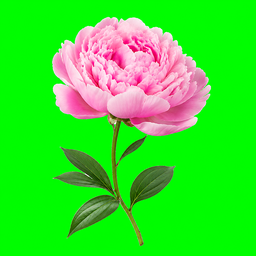
#> input picture examples/cutout-source.png, 256 x 256 px, shrunk from 1024 x 1024 before the run
$ python remove_chroma_key.py --input ../examples/cutout-source.png --out out.png
#> lines starting #> are read from the running program, lines starting #| are printed output that depends on the picture
#!/usr/bin/env python3
"""Remove a solid chroma-key background from an image.

This helper supports the imagegen skill's transparent-image workflow:
generate an image on a flat key color, then convert that key color to alpha.
"""

# imagegen · by Marc (marcyy.me)

from __future__ import annotations

import argparse
from io import BytesIO
from pathlib import Path
import re
from statistics import median
import sys
from typing import Tuple


Color = Tuple[int, int, int]
KEY_DOMINANCE_THRESHOLD = 16.0
ALPHA_NOISE_FLOOR = 8


def _die(message: str, code: int = 1) -> None:
    print(f"Error: {message}", file=sys.stderr)
    raise SystemExit(code)


# [7 lines left out: function _dependency_hint, not called in this run]


def _load_pillow():
    try:
        from PIL import Image, ImageFilter
    except ImportError:
        _die(f"Pillow is required for chroma-key removal. {_dependency_hint('pillow')}")
    return Image, ImageFilter


def _parse_key_color(raw: str) -> Color:
    value = raw.strip()
    match = re.fullmatch(r"#?([0-9a-fA-F]{6})", value)
    if not match:
        _die("key color must be a hex RGB value like #00ff00.")
    hex_value = match.group(1)
    return (
        int(hex_value[0:2], 16),
        int(hex_value[2:4], 16),
        int(hex_value[4:6], 16),
    )


def _validate_args(args: argparse.Namespace) -> None:
    if args.tolerance < 0 or args.tolerance > 255:
        _die("--tolerance must be between 0 and 255.")
    if args.transparent_threshold < 0 or args.transparent_threshold > 255:
        _die("--transparent-threshold must be between 0 and 255.")
    if args.opaque_threshold < 0 or args.opaque_threshold > 255:
        _die("--opaque-threshold must be between 0 and 255.")
    if args.soft_matte and args.transparent_threshold >= args.opaque_threshold:
        _die("--transparent-threshold must be lower than --opaque-threshold.")
    if args.edge_feather < 0 or args.edge_feather > 64:
        _die("--edge-feather must be between 0 and 64.")
    if args.edge_contract < 0 or args.edge_contract > 16:
        _die("--edge-contract must be between 0 and 16.")

    src = Path(args.input)
    if not src.exists():
        _die(f"Input image not found: {src}")

    out = Path(args.out)
    if out.exists() and not args.force:
        _die(f"Output already exists: {out} (use --force to overwrite)")

    if out.suffix.lower() not in {".png", ".webp"}:
        _die("--out must end in .png or .webp so the alpha channel is preserved.")


def _channel_distance(a: Color, b: Color) -> int:
    return max(abs(a[0] - b[0]), abs(a[1] - b[1]), abs(a[2] - b[2]))


def _clamp_channel(value: float) -> int:
    return max(0, min(255, int(round(value))))


def _smoothstep(value: float) -> float:
    value = max(0.0, min(1.0, value))
    return value * value * (3.0 - 2.0 * value)


# [31 lines left out: functions _soft_alpha, _dominance_alpha, not called in this run]


def _spill_channels(key: Color) -> list[int]:
    key_max = max(key)
    if key_max < 128:
        return []
    return [idx for idx, value in enumerate(key) if value >= key_max - 16 and value >= 128]


def _key_channel_dominance(rgb: Color, key: Color) -> float:
    spill_channels = _spill_channels(key)
    if not spill_channels:
        return 0.0

    channels = [float(value) for value in rgb]
    non_spill = [idx for idx in range(3) if idx not in spill_channels]
    key_strength = (
        min(channels[idx] for idx in spill_channels)
        if len(spill_channels) > 1
        else channels[spill_channels[0]]
    )
    non_key_strength = max((channels[idx] for idx in non_spill), default=0.0)
    return key_strength - non_key_strength


def _looks_key_colored(rgb: Color, key: Color, distance: int) -> bool:
    if distance <= 32:
        return True

    spill_channels = _spill_channels(key)
    if not spill_channels:
        return True

    return _key_channel_dominance(rgb, key) >= KEY_DOMINANCE_THRESHOLD


# [22 lines left out: function _cleanup_spill, not called in this run]


def _apply_alpha_to_image(
    image,
    *,
    key: Color,
    tolerance: int,
    spill_cleanup: bool,
    soft_matte: bool,
    transparent_threshold: float,
    opaque_threshold: float,
) -> int:
    pixels = image.load()
    width, height = image.size
    transparent = 0

    for y in range(height):
        for x in range(width):
            red, green, blue, alpha = pixels[x, y]
            rgb = (red, green, blue)
            distance = _channel_distance(rgb, key)
            key_like = _looks_key_colored(rgb, key, distance)
            output_alpha = (
                min(
                    _soft_alpha(distance, transparent_threshold, opaque_threshold),
                    _dominance_alpha(rgb, key),
                )
                if soft_matte and key_like
                else (0 if distance <= tolerance else 255)
            )
            output_alpha = int(round(output_alpha * (alpha / 255.0)))
            if 0 < output_alpha <= ALPHA_NOISE_FLOOR:
                output_alpha = 0

            if output_alpha == 0:
                pixels[x, y] = (0, 0, 0, 0)
                transparent += 1
                continue

            if spill_cleanup and key_like:
                red, green, blue = _cleanup_spill(rgb, key, output_alpha)
            pixels[x, y] = (red, green, blue, output_alpha)

    return transparent


def _contract_alpha(image, pixels: int):
    if pixels == 0:
        return image

    _, ImageFilter = _load_pillow()
    alpha = image.getchannel("A")
    for _ in range(pixels):
        alpha = alpha.filter(ImageFilter.MinFilter(3))
    image.putalpha(alpha)
    return image


def _apply_edge_feather(image, radius: float):
    if radius == 0:
        return image

    _, ImageFilter = _load_pillow()
    alpha = image.getchannel("A")
    alpha = alpha.filter(ImageFilter.GaussianBlur(radius=radius))
    image.putalpha(alpha)
    return image


def _encode_image(image, output_format: str) -> bytes:
    out = BytesIO()
    image.save(out, format=output_format.upper())
    return out.getvalue()


def _alpha_counts(image) -> tuple[int, int, int]:
    pixels = image.load()
    width, height = image.size
    total = 0
    transparent = 0
    partial = 0

    for y in range(height):
        for x in range(width):
            alpha = pixels[x, y][3]
            total += 1
            if alpha == 0:
                transparent += 1
            elif alpha < 255:
                partial += 1

    return total, transparent, partial


# [42 lines left out: function _sample_border_key, not called in this run]


def _remove_chroma_key(args: argparse.Namespace) -> None:
    Image, _ = _load_pillow()
    src = Path(args.input)
    out = Path(args.out)

    with Image.open(src) as image:
#> image is the input picture: PIL image 256x256 RGB; mean R, G, B 55.9, 222.9, 43.3
        rgba = image.convert("RGBA")
    key = (
        _sample_border_key(rgba, args.auto_key)
        if args.auto_key != "none"
        else _parse_key_color(args.key_color)
    )
#> key = (0, 255, 0)

    transparent = _apply_alpha_to_image(
        rgba,
        key=key,
        tolerance=args.tolerance,
        spill_cleanup=args.spill_cleanup,
        soft_matte=args.soft_matte,
        transparent_threshold=args.transparent_threshold,
        opaque_threshold=args.opaque_threshold,
    )
#> the loop in _apply_alpha_to_image, `for y in range(height):` made 256 passes
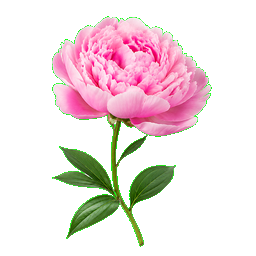
#> rgba: PIL image 256x256 RGBA; mean R, G, B, A 55.9, 41.7, 43.2, 72.1; transparent parts drawn white
    rgba = _contract_alpha(rgba, args.edge_contract)
    rgba = _apply_edge_feather(rgba, args.edge_feather)

    total, transparent_after, partial_after = _alpha_counts(rgba)

    out.parent.mkdir(parents=True, exist_ok=True)
    output_format = "PNG" if out.suffix.lower() == ".png" else "WEBP"
    out.write_bytes(_encode_image(rgba, output_format))

    print(f"Wrote {out}")
    print(f"Key color: #{key[0]:02x}{key[1]:02x}{key[2]:02x}")
#| Key color: #00ff00
    print(f"Transparent pixels: {transparent_after}/{total}")
#| Transparent pixels: 46998/65536
    print(f"Partially transparent pixels: {partial_after}/{total}")
#| Partially transparent pixels: 0/65536
    if transparent == 0:
        print("Warning: no pixels matched the key color before feathering.", file=sys.stderr)


def _build_parser() -> argparse.ArgumentParser:
    parser = argparse.ArgumentParser(
        description="Remove a solid chroma-key background and write an image with alpha."
    )
    parser.add_argument("--input", required=True, help="Input image path.")
    parser.add_argument("--out", required=True, help="Output .png or .webp path.")
    parser.add_argument(
        "--key-color",
        default="#00ff00",
        help="Hex RGB key color to remove, for example #00ff00.",
    )
    parser.add_argument(
        "--tolerance",
        type=int,
        default=12,
        help="Hard-key per-channel tolerance for matching the key color, 0-255.",
    )
    parser.add_argument(
        "--auto-key",
        choices=["none", "corners", "border"],
        default="none",
        help="Sample the key color from image corners or border instead of --key-color.",
    )
    parser.add_argument(
        "--soft-matte",
        action="store_true",
        help="Use a smooth alpha ramp between transparent and opaque thresholds.",
    )
    parser.add_argument(
        "--transparent-threshold",
        type=float,
        default=12.0,
        help="Soft-matte distance at or below which pixels become fully transparent.",
    )
    parser.add_argument(
        "--opaque-threshold",
        type=float,
        default=96.0,
        help="Soft-matte distance at or above which pixels become fully opaque.",
    )
    parser.add_argument(
        "--edge-feather",
        type=float,
        default=0.0,
        help="Optional alpha blur radius for softened edges, 0-64.",
    )
    parser.add_argument(
        "--edge-contract",
        type=int,
        default=0,
        help="Shrink the visible alpha matte by this many pixels before feathering.",
    )
    parser.add_argument(
        "--spill-cleanup",
        dest="spill_cleanup",
        action="store_true",
        help="Reduce obvious key-color spill on opaque pixels.",
    )
    parser.add_argument(
        "--despill",
        dest="spill_cleanup",
        action="store_true",
        help="Alias for --spill-cleanup; decontaminate key-color edge spill.",
    )
    parser.add_argument("--force", action="store_true", help="Overwrite an existing output file.")
    return parser


def main() -> None:
    parser = _build_parser()
    args = parser.parse_args()
    _validate_args(args)
    _remove_chroma_key(args)


if __name__ == "__main__":
    main()
